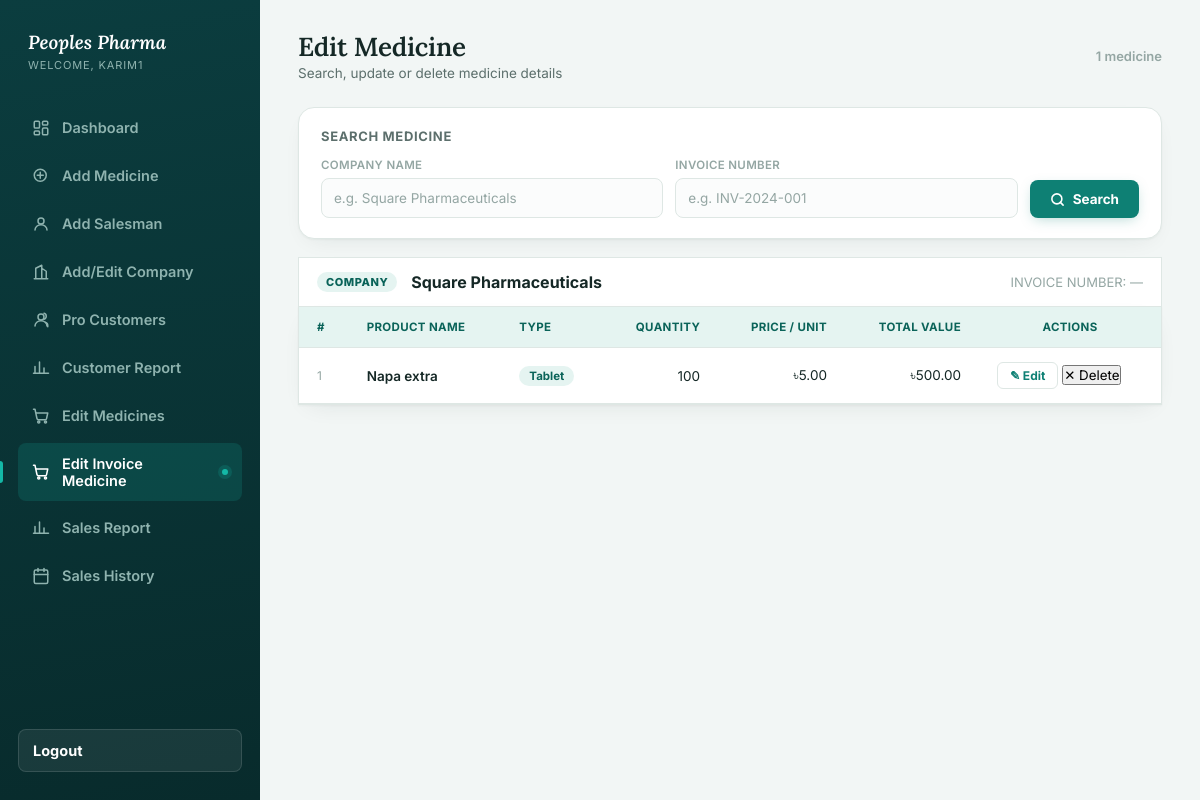
The page /edit-invoice-medicine/ (signed in) on the database as committed earlier.
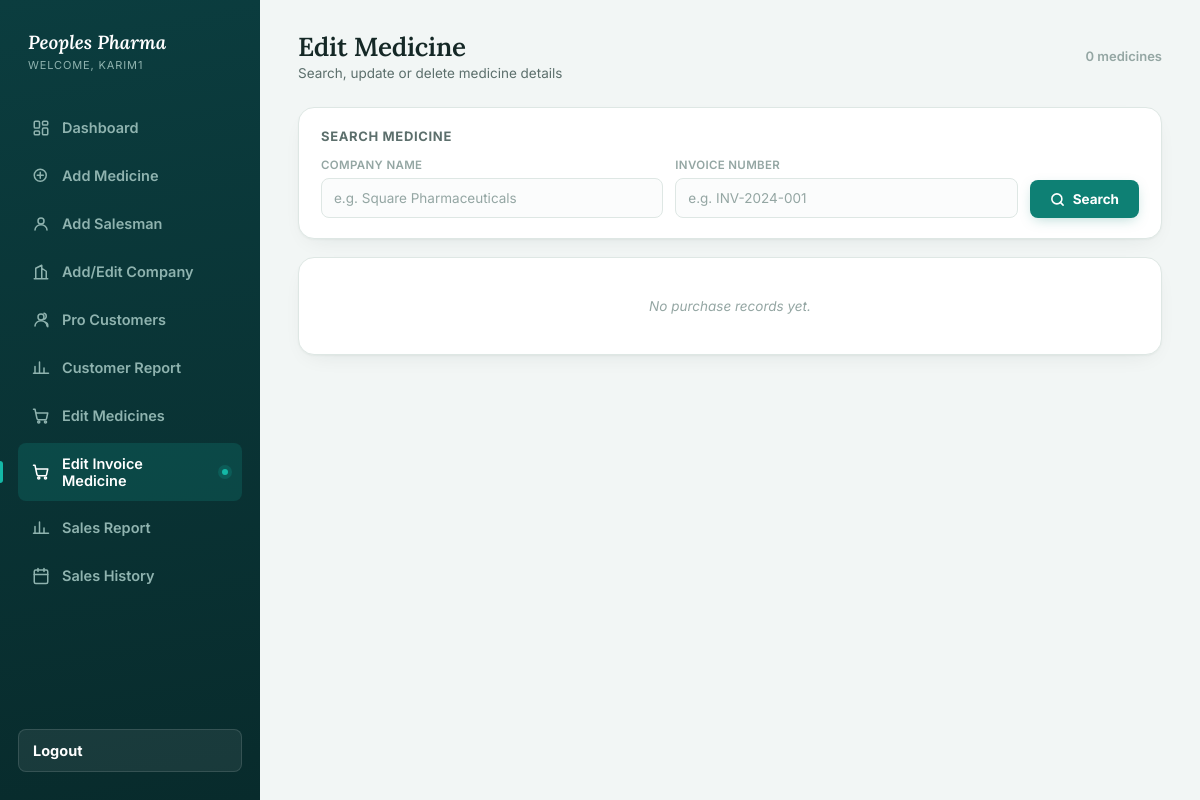
The same page on the database as committed later.
### pharmacy/models.py (models this page shows, shortened)
class Purchase(models.Model):
    medicine = models.ForeignKey(
            Medicine,
            on_delete= models.CASCADE,
            related_name='purchases'
    )
    company = models.CharField(max_length=150,blank=True)
    quantity = models.PositiveIntegerField()
    price_per_unit = models.DecimalField(max_digits=10, decimal_places=2)
    total_cost = models.DecimalField(max_digits=10, decimal_places=2)
    total_dis_price = models.DecimalField(max_digits=10,decimal_places=2,default=0.00)
    purchased_at = models.DateTimeField(default=timezone.now)
    invoice_number = models.CharField(
        max_length=150,
        blank=True,
        default=''
    )
    added_by = models.ForeignKey(
                User,
                on_delete=models.CASCADE,
                related_name='purchases'
    )

class Medicine(models.Model):
    name = models.CharField(max_length=150)
    company = models.CharField(max_length=150)
    product_type = models.CharField(max_length=50)
    quantity = models.PositiveBigIntegerField()
    price_per_unit = models.DecimalField(max_digits=10,decimal_places=2)
    total_price = models.DecimalField(max_digits=10,decimal_places=2)
    total_dis_price = models.DecimalField(max_digits=10,decimal_places=2,default=0.00)

### pharmacy/views.py (the view)
# urls.py: path('edit-invoice-medicine/', views.edit_invoice_medicine, name='edit_invoice_medicine'),
@login_required
def edit_invoice_medicine(request):
    invoice_groups, total_count, company_query, invoice_query = _build_invoice_groups(request)
    return render(request,'pharmacy/edit-invoice-medicine.html',{
        'invoice_groups': invoice_groups,
        'total_purchases': total_count,
        'company_query': company_query,
        'invoice_query': invoice_query,
    })

### pharmacy/views.py (called while the page is built)
def _build_invoice_groups(request):
    company_query = request.GET.get('company', '').strip()
    invoice_query = request.GET.get('invoice', '').strip()
    purchases = Purchase.objects.select_related('medicine').all()
    if company_query:
        purchases = purchases.filter(company__icontains=company_query)
    if invoice_query:
        purchases = purchases.filter(invoice_number__icontains=invoice_query)
    purchases = purchases.order_by('company', 'invoice_number')
    invoice_groups = []
    for (company, invoice_number), items in groupby(
        purchases, key=lambda p: (p.company, p.invoice_number)
    ):
        invoice_groups.append({
            'company': company,
            'invoice_number': invoice_number,
            'items': list(items),
        })
    return invoice_groups, purchases.count(), company_query, invoice_query

### pharmacy/templates/pharmacy/edit-invoice-medicine.html (shortened to what the changed rows need)
{% load static %}
<!DOCTYPE html>
<html lang="en">
<head>
<link rel="stylesheet" href="{% static 'Style/add_medicine.css' %}">
</head>
<body>
<div class="app">
  <aside class="sidebar">
    <div class="brand">
      <div class="brand__text">
        <h1>Peoples Pharma</h1>
      </div>
    </div>
  </aside>
  <main class="main">
    <div class="topbar">
      <div>
        <h2>Edit Medicine</h2>
        <p>Search, update or delete medicine details</p>
      </div>
      <span style="font-size:13px; color:var(--ink-faint); font-weight:600;">
        {{ total_purchases }} medicine{{ total_purchases|pluralize }}
      </span>
    </div>
    {% for group in invoice_groups %}
    <div class="invoice-block">
      <div class="invoice-block__header">
        <span class="invoice-tag">COMPANY</span>
        <span class="invoice-company">{{ group.company|default:"—" }}</span>
        <span class="invoice-number">INVOICE NUMBER: {{ group.invoice_number|default:"—" }}</span>
      </div>
      <section class="table-card">
        <table>
          <thead>
            <tr>
              <th>#</th>
              <th>Product Name</th>
              <th>Type</th>
              <th class="num">Quantity</th>
              <th class="num">Price / Unit</th>
              <th class="num">Total Value</th>
              <th style="text-align:center;">Actions</th>
            </tr>
          </thead>
          <tbody>
            {% for item in group.items %}
            <tr class="display-row" id="display-{{ item.pk }}">
              <td style="color:var(--ink-faint); font-size:12px;">{{ forloop.counter }}</td>
              <td style="font-weight:600;">{{ item.medicine.name }}</td>
              <td><span class="pill">{{ item.medicine.product_type }}</span></td>
              <td class="num">{{ item.quantity }}</td>
              <td class="num">৳{{ item.price_per_unit }}</td>
              <td class="num">৳{{ item.total_cost }}</td>
              <td>
                <div class="action-group">
                  <button class="btn-edit" type="button" onclick="openEdit({{ item.pk }})">✎ Edit</button>
                  <form method="post" action="{% url 'pharmacy:delete_invoice_medicine' item.pk %}"
                    style="margin:0; display:inline;" onsubmit="return confirm('Delete this purchase record?');">
                    <button type="submit" class="btn-del">✕ Delete</button>
                  </form>
                </div>
              </td>
            </tr>
            {% endfor %}
          </tbody>
        </table>
      </section>
    </div>
    {% empty %}
    <section class="table-card">
      <table><tbody>
        <tr><td style="text-align:center; color:var(--ink-faint); padding:40px; font-style:italic;">
          {% if company_query or invoice_query %}No purchase records match your search.{% else %}No purchase records yet.{% endif %}
        </td></tr>
      </tbody></table>
    </section>
    {% endfor %}
  </main>
</div>
</body>
</html>

Rows that differ between the two databases and show on the page:
removed Purchase: company "Square Pharmaceuticals", medicine.name "Napa extra", medicine.product_type "Tablet", quantity "100", price_per_unit "5.00", total_cost "500.00"
Other text that changed with them:
{{ total_purchases }}: "1" → "0"
text now shown: "No purchase records yet."
list line gone: "COMPANY INVOICE NUMBER: — # PRODUCT NAME TYPE QUANTITY PRICE / UNIT TOTAL VALUE ACTIONS"
